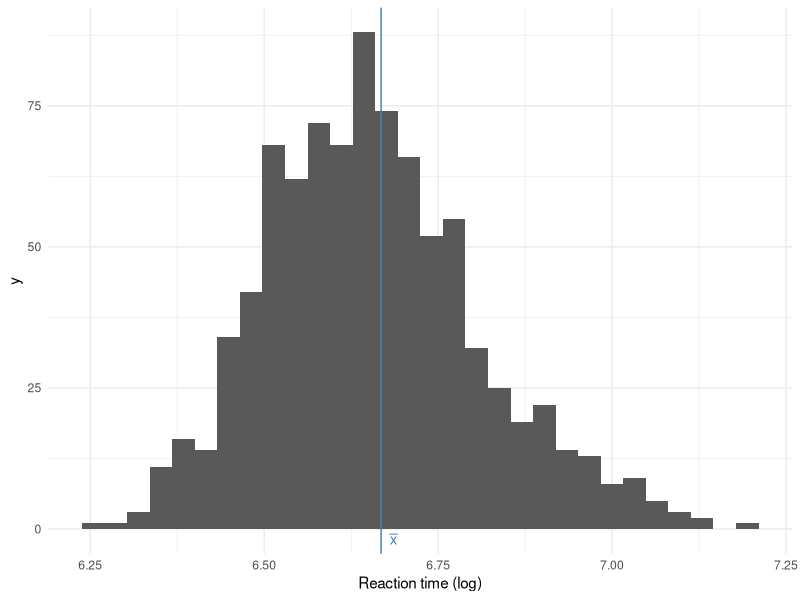
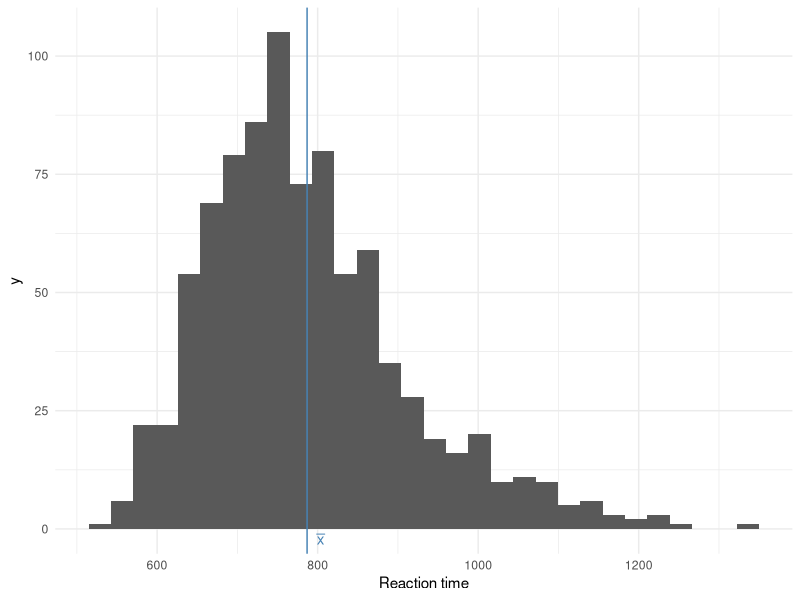
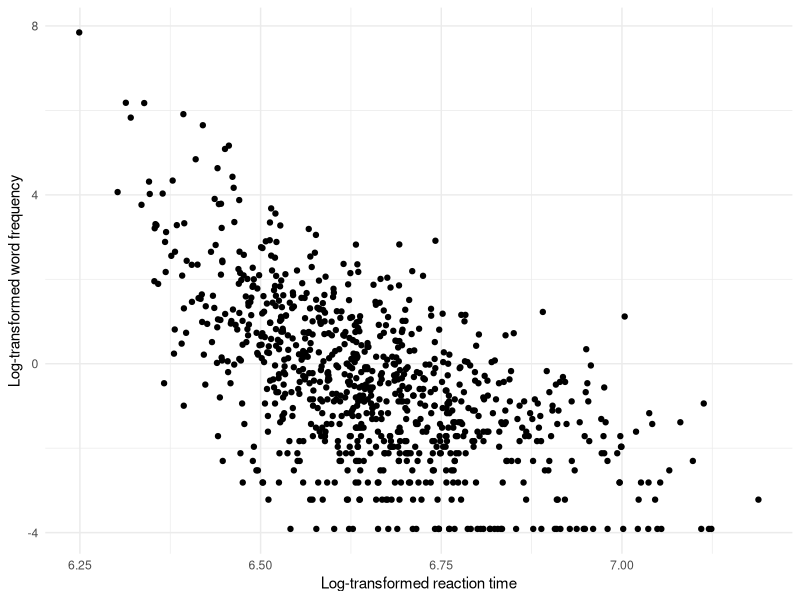
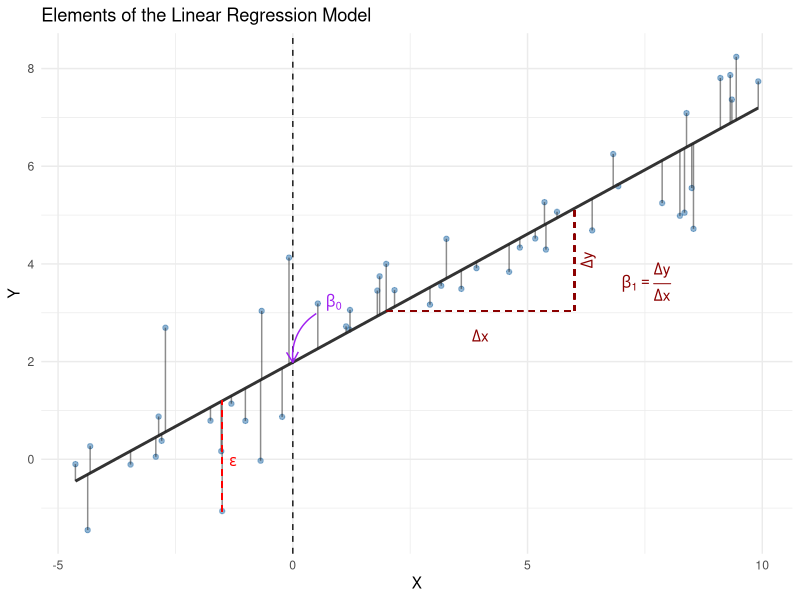
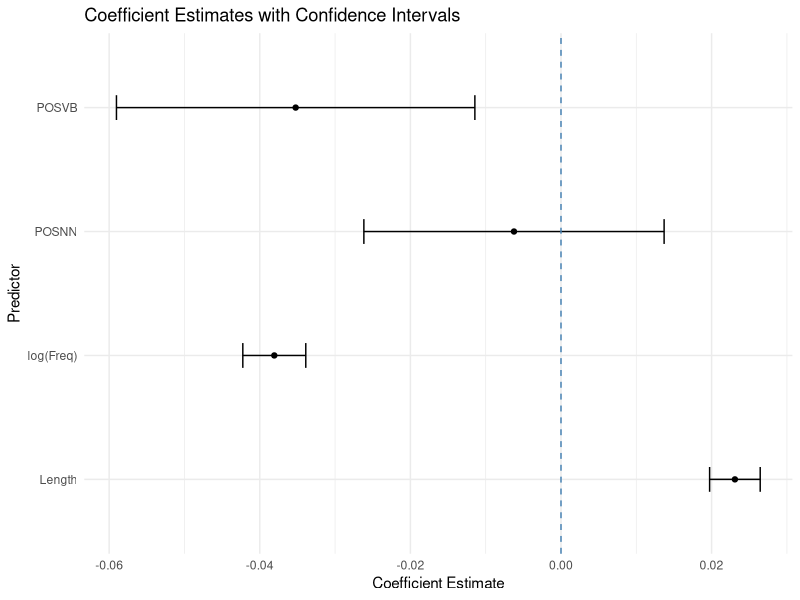
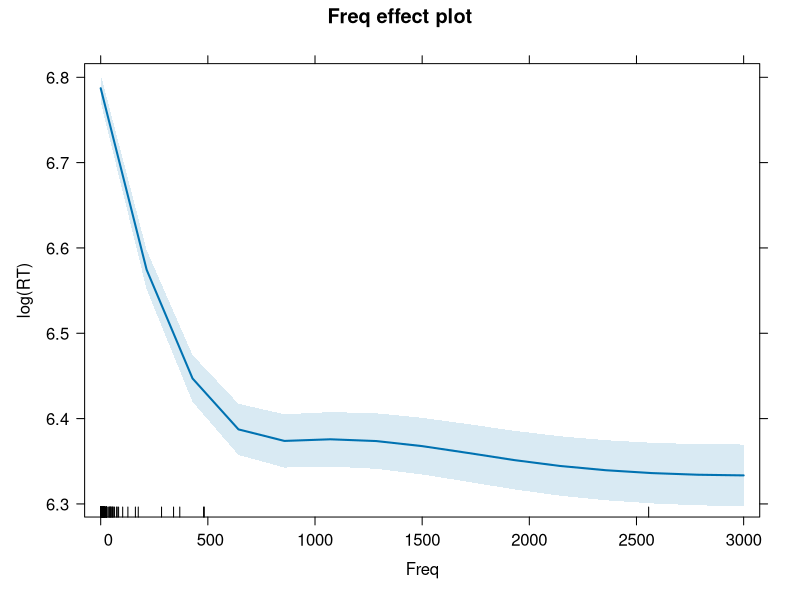
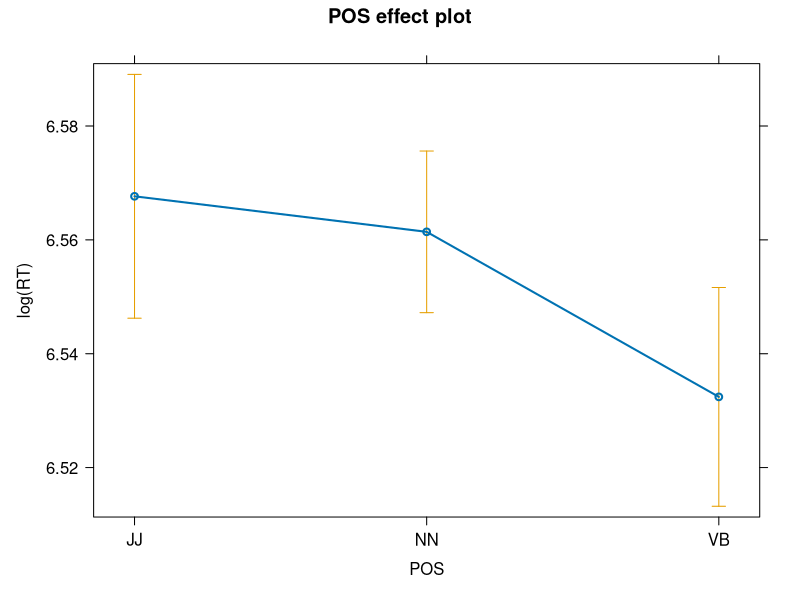
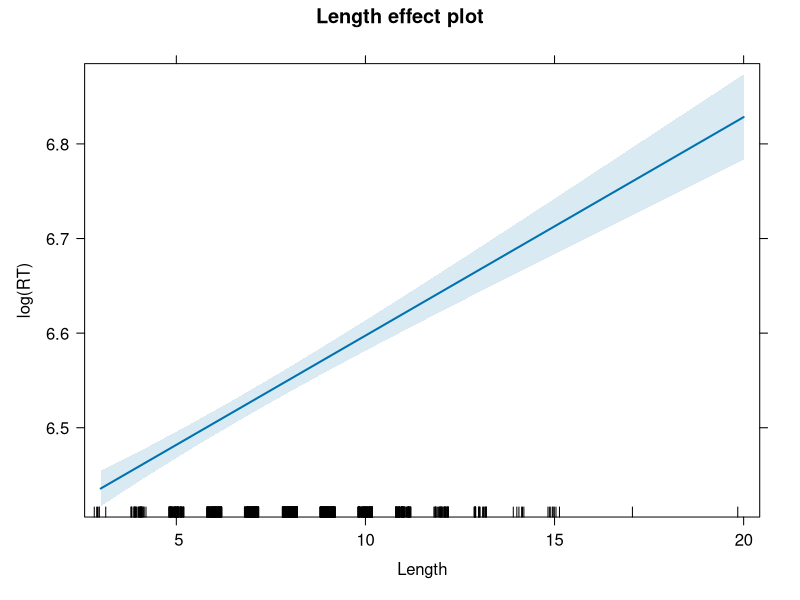

These charts were generated, in order, by the following R code: (Note: this script raises an error after producing the figures.)
## ---- chunk 1
library("readxl")
library("writexl")
library("tidyverse")
## ---- chunk 2
# Load libraries
library(readxl)
library(writexl)
library(tidyverse)
library(ggpubr)
library(ggeffects)

# Load data
ELP <- read_xlsx("ELP.xlsx")

# Inspect data structure
str(ELP)
## ---- chunk 3
# Log-transformed
ggplot(ELP, aes(x = log(RT))) +
  geom_histogram() +
  geom_vline(xintercept = log(mean(ELP$RT)), color = "steelblue") +
  theme_minimal() +
  labs(
    x = "Reaction time (log)"
  ) +
   annotate("text", x = log(mean(ELP$RT)) + 0.01, y = 0, 
           label = expression(paste(bar(x))), 
           vjust = 1.5, hjust = -0.2, color = "steelblue", parse = TRUE)


## ---- chunk 4
# Skewed
ggplot(ELP, aes(x = RT)) +
  geom_histogram() +
  geom_vline(xintercept = mean(ELP$RT), color = "steelblue") +
  theme_minimal() +
  labs(
    x = "Reaction time"
  ) +
annotate("text", x = mean(ELP$RT) + 10, y = 0, 
           label = expression(paste(bar(x))), 
           vjust = 1.5, hjust = -0.2, color = "steelblue", parse = TRUE)

## ---- chunk 5
ggplot(ELP, aes(x = log(RT), y = log(Freq))) +
  geom_point() +
  theme_minimal() +
  labs(
    x = "Log-transformed reaction time",
    y = "Log-transformed word frequency"
  )
## ---- chunk 6
# Create sample data
set.seed(123)
n <- 50
x <- runif(n, -5, 10)
y <- 2 + 0.5 * x + rnorm(n, sd = 1)
data <- data.frame(x = x, y = y)

# Fit linear regression
model <- lm(y ~ x, data = data)
intercept <- coef(model)[1]
slope <- coef(model)[2]

# Find a point with a large residual
large_residual <- data %>%
  mutate(residual = abs(y - predict(model))) %>%
  arrange(desc(residual)) %>%
  slice(1)


# Assuming the data and model are already created as in the previous example

# Choose points for the slope triangle
x1 <- 2
x2 <- 6
y1 <- intercept + slope * x1
y2 <- intercept + slope * x2

ggplot(data, aes(x = x, y = y)) +
  geom_point(color = "steelblue", alpha = 0.6) +
  geom_smooth(method = "lm", se = FALSE, color = "grey20") +
  geom_segment(aes(xend = x, yend = predict(model)), color = "grey10", alpha = 0.5) +
  geom_vline(xintercept = 0, col = "grey10", linetype = "dashed") +
  
  # Intercept annotation
  annotate("text", x = 0.7, y = intercept + 1.75, label = expression(beta[0]), 
           hjust = 0, vjust = 2, color = "purple") +
  annotate("curve", x = 0.5, y = intercept + 1, xend = 0, yend = intercept,
           arrow = arrow(length = unit(0.3, "cm")), curvature = 0.3, color = "purple") +
  
  # Slope annotation with triangle
  geom_segment(x = x1, xend = x2, y = y1, yend = y1, color = "darkred", linetype = "dashed") +
  geom_segment(x = x2, xend = x2, y = y1, yend = y2, color = "darkred", linetype = "dashed") +
  annotate("text", x = (x1 + x2)/2, y = y1 - 0.5, label = expression(Delta * x), color = "darkred") +
  annotate("text", x = x2 + 0.3, y = (y1 + y2)/2, label = expression(Delta * y), color = "darkred", angle = 90) +
  annotate("text", x = x2 + 1, y = y2 - 1.5, label = expression(beta[1] == frac(Delta * y, Delta * x)), 
           color = "darkred", hjust = 0) +
  
  # Improved Residuals annotation
  annotate("text", x = large_residual$x, y = large_residual$y, 
           label = expression(epsilon), 
           hjust = -1, vjust = -5, color = "red") +
  geom_segment(aes(x = large_residual$x, xend = large_residual$x, 
                   y = large_residual$y, yend = predict(model, newdata = large_residual)),
               color = "red", linetype = "dashed") +
  
  theme_minimal() +
  labs(title = "Elements of the Linear Regression Model",
       x = "X", y = "Y")


## ---- chunk 7
# Fit linear model
rt.lm1 = lm(log(RT) ~ log(Freq), data = ELP)

# View model data
summary(rt.lm1)

## ---- chunk 8

# Show fitted values (= predictions) for the first six observations
head(rt.lm1$fitted.values)

# Show deviation of the fitted values from the observed values
head(rt.lm1$residuals)

## ---- chunk 9

# Convert coefficients to a tibble 
library("broom")

tidy_model <- tidy(rt.lm1)

tidy_model

## ---- chunk 10

# Compute confidence intervals for intercept and log(Freq)
tidy_model_ci <- tidy(rt.lm1, conf.int = TRUE)

tidy_model_ci

## ---- chunk 11
# Fit multiple regression model
rt.lm2 <- lm(log(RT) ~ log(Freq) + POS + Length, data = ELP)

# View model statistics
summary(rt.lm2)

## ---- chunk 12
#| code-fold: true
#| code-summary: "Code"


# Tidy the model output
tidy_model <- tidy(rt.lm2, conf.int = TRUE)

# Remove intercept
tidy_model <- tidy_model %>% filter(term != "(Intercept)")

# Create the coefficient plot
ggplot(tidy_model, aes(x = estimate, y = term)) +
  geom_point() +
  geom_errorbarh(aes(xmin = conf.low, xmax = conf.high), height = 0.2) +
  geom_vline(xintercept = 0, linetype = "dashed", color = "steelblue") +
  theme_minimal() +
  labs(
    x = "Coefficient Estimate",
    y = "Predictor",
    title = "Coefficient Estimates with Confidence Intervals"
  )

## ---- chunk 13
#| code-fold: true
#| code-summary: "Code"
# Load library
library("effects")

# Plot effects
plot(Effect("Freq", mod = rt.lm2))
plot(Effect("POS", mod = rt.lm2))
plot(Effect("Length", mod = rt.lm2))
## ---- chunk 14
#| code-fold: true
#| code-summary: "Code"

plot(ggeffect(rt.lm2, "Freq"), residuals = TRUE) + geom_line(col = "steelblue")
plot(ggeffect(rt.lm2, "POS"), residuals = TRUE) + geom_line(col = "steelblue")
plot(ggeffect(rt.lm2, "Length"), residuals = TRUE) + geom_line(col = "steelblue")

#ggarrange(eff1, eff2, eff3)

## ---- chunk 15
#| code-fold: true
#| code-summary: "Code"

library(car)

# pink line = main tendency vs. blue line = slope coefficients;
# some minor non-linearity can be observed

crPlot(rt.lm2, var = "log(Freq)") 
crPlot(rt.lm2, var = "POS")
crPlot(rt.lm2, var = "Length") # potentially problematic

## ---- chunk 16
#| code-fold: true
#| code-summary: "Code"

plot(rt.lm2, which = 1)

ncvTest(rt.lm2) # significant, meaning that errors do not vary constantly

## ---- chunk 17
#| code-fold: true
#| code-summary: "Code"

vif(rt.lm2) # vif < 5 indicates that predictors are not correlated
## ---- chunk 18
#| code-fold: true
#| code-summary: "Code"

qqnorm(rt.lm2$residuals) # or

plot(rt.lm2, which = 2)

shapiro.test(residuals(rt.lm2)) # residuals are not normally distributed because p < 0.05
## ---- chunk 19
#| code-fold: true
#| code-summary: "Code"

influencePlot(rt.lm2, id.method = "identify")
## ---- chunk 20
#| code-fold: true
#| code-summary: "Code"

rt.lm.int <- lm(log(RT) ~ log(Freq) + POS + Length + log(Freq):Length, data = ELP)

summary(rt.lm.int)

# ANOVA (analysis of variance)

## Compare interaction model with main effects model

anova(rt.lm.int, rt.lm2) # interaction term improves the model
## ---- chunk 21
#| code-fold: true
#| code-summary: "Code"

library("rms")

# Refit the model with ols(), which is equivalent to lm()
ols.rt <- ols(log(RT) ~ log(Freq) + POS + Length, data = ELP, x = TRUE, y = TRUE)

# Cross-validate
ols.val <- validate(ols.rt, bw = TRUE, B = 200) # Perform 200 random resampling iterations (= bootstrapping); compare model performance on training vs. test (= new) data. The slope optimism should be below 0.05 to rule out overfitting.


ols.val[,1:5] # The model does not overfit.
